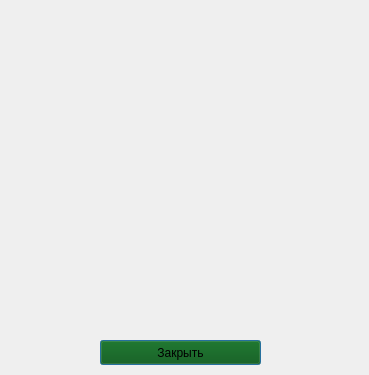
<?xml version="1.0" encoding="UTF-8"?>
<ui version="4.0">
 <class>Dialog</class>
 <widget class="QDialog" name="Dialog">
  <property name="geometry">
   <rect>
    <x>0</x>
    <y>0</y>
    <width>369</width>
    <height>375</height>
   </rect>
  </property>
  <property name="windowTitle">
   <string>Настройки</string>
  </property>
  <property name="windowIcon">
   <iconset>
    <normaloff>img/logo-1.png</normaloff>img/logo-1.png</iconset>
  </property>
  <widget class="QPushButton" name="pushButton">
   <property name="geometry">
    <rect>
     <x>100</x>
     <y>340</y>
     <width>161</width>
     <height>25</height>
    </rect>
   </property>
   <property name="styleSheet">
    <string notr="true">background-color: rgb(0, 80, 0);</string>
   </property>
   <property name="text">
    <string>Закрыть</string>
   </property>
  </widget>
 </widget>
 <resources/>
 <connections/>
</ui>
